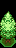

This game map was drawn from its Tiled (.tmx) file and the tilesets committed beside it. A one-line description and the trimmed map source follow:
An orthogonal 1x3 tile map with 16x16 px tiles, 3 tile layers (Collisions, WalkBehind, WalkBehind).

<map version="1.0" tiledversion="1.1.2" orientation="orthogonal" renderorder="right-down" compressionlevel="6" width="1" height="3" tilewidth="16" tileheight="16" infinite="0" nextobjectid="1">
 <tileset firstgid="1" source="../tileset/wood.tsx" />
 <layer name="Collisions" width="1" height="3">
  <data>[3 cells, 1 non-empty, 1 distinct tile ids]</data>
 </layer>
 <layer name="WalkBehind" width="1" height="3">
  <data>[3 cells, 1 non-empty, 1 distinct tile ids]</data>
 </layer>
 <layer name="WalkBehind" width="1" height="3">
  <data>[3 cells, 1 non-empty, 1 distinct tile ids]</data>
 </layer>
</map>
